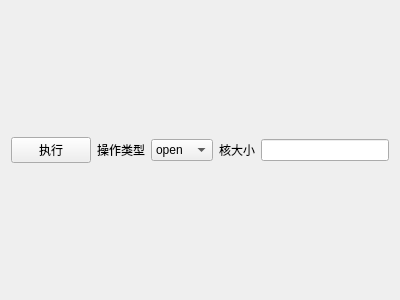
<?xml version="1.0" encoding="UTF-8"?>
<ui version="4.0">
 <class>Form_bin</class>
 <widget class="QWidget" name="Form_bin">
  <property name="geometry">
   <rect>
    <x>0</x>
    <y>0</y>
    <width>400</width>
    <height>300</height>
   </rect>
  </property>
  <property name="windowTitle">
   <string>Form</string>
  </property>
  <layout class="QVBoxLayout" name="verticalLayout">
   <item>
    <layout class="QHBoxLayout" name="horizontalLayout">
     <item>
      <widget class="QPushButton" name="pushButton">
       <property name="text">
        <string>执行</string>
       </property>
      </widget>
     </item>
     <item>
      <widget class="QLabel" name="label">
       <property name="text">
        <string>操作类型</string>
       </property>
      </widget>
     </item>
     <item>
      <widget class="QComboBox" name="comboBox">
       <item>
        <property name="text">
         <string>open</string>
        </property>
       </item>
       <item>
        <property name="text">
         <string>close</string>
        </property>
       </item>
       <item>
        <property name="text">
         <string>erode</string>
        </property>
       </item>
       <item>
        <property name="text">
         <string>dilate</string>
        </property>
       </item>
      </widget>
     </item>
     <item>
      <widget class="QLabel" name="label_2">
       <property name="text">
        <string>核大小</string>
       </property>
      </widget>
     </item>
     <item>
      <widget class="QLineEdit" name="lineEdit"/>
     </item>
    </layout>
   </item>
  </layout>
 </widget>
 <resources/>
 <connections/>
</ui>
